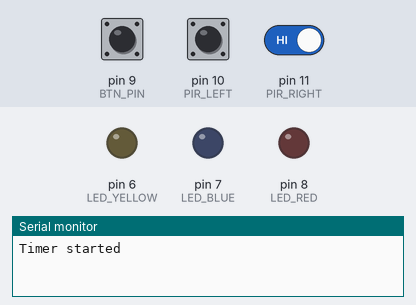
A sketch run on a simulated Arduino Uno, built for the host (arithmetic inside an expression is 32-bit, double 64-bit). Parts: output pins drawn as LEDs (lit = HIGH), the last lines printed to the serial monitor. Dashed ring = blinking. The inputs (shaded band) are chosen by the test bench; at power-on: pin 9 (BTN_PIN) HIGH, pin 10 (PIR_LEFT) HIGH, pin 11 (PIR_RIGHT) HIGH.

Above: at 1.2 s.
1.3 s: pin 9 (BTN_PIN) pulled LOW for 0.15 s
At 2.5 s:
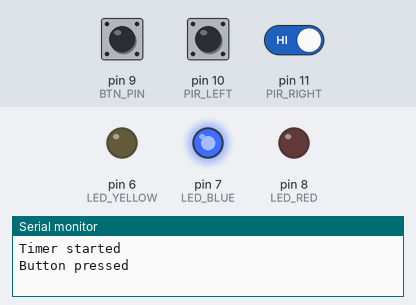
2.9 s: pin 9 (BTN_PIN) pulled LOW for 1 s
At 5.0 s:
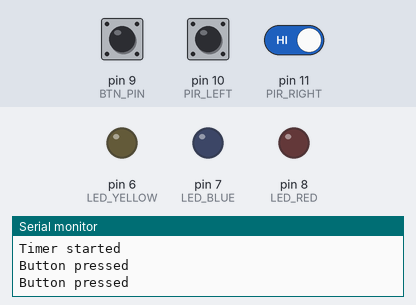
5.4 s: pin 9 (BTN_PIN) pulled LOW for 3.2 s
At 9.8 s:
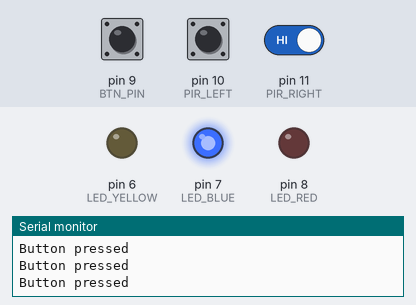
10.1 s: pin 10 (PIR_LEFT) pulsed LOW 5 times (0.12 s each, 0.3 s apart)
At 10.67 s:
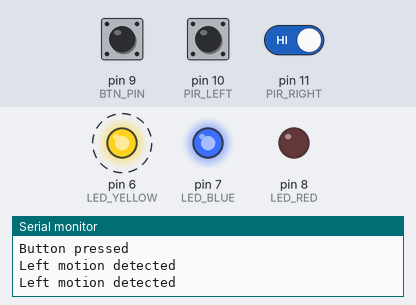
Timing chart, 0 to 13.1 s (numbered marks = the images above; inputs shaded):
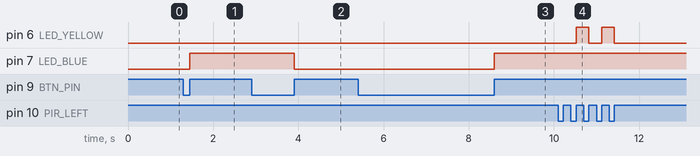

Measured:
- after the input at 1.3 s, pin 7 (LED_BLUE): LOW → HIGH after 0.15 s
- after the input at 2.9 s, pin 7 (LED_BLUE): HIGH → LOW after 1.0 s
- after the input at 5.4 s, pin 7 (LED_BLUE): LOW → HIGH after 3.2 s
- after the input at 10.1 s, pin 6 (LED_YELLOW): alternates HIGH for 0.30 s and LOW for 0.30 s, 4 changes in all, then stays LOW, starting after 0.42 s

The sketch:

Task4.3D.ino
```cpp
#define USING_TIMER_TC3 true   // Must be set before including library
#define BTN_PIN         9      // Button pin
#define PIR_LEFT        10     // PIR left sensor pin
#define PIR_RIGHT       11     // PIR right sensor pin

#define LED_RED         8      // Red LED
#define LED_BLUE        7      // Blue LED
#define LED_YELLOW      6      // Yellow LED

#include "SAMDTimerInterrupt.h"
#include "SAMD_ISR_Timer.h"

SAMDTimer ITimer(TIMER_TC3);
SAMD_ISR_Timer ISR_Timer;

bool ledState = false;

void blinkRedLED() {
  digitalWrite(LED_RED, !digitalRead(LED_RED));
  Serial.println("Red LED toggled");
}

void onLeftMotion() {
  ledState = !ledState;
  digitalWrite(LED_YELLOW, ledState);
  Serial.println("Left motion detected");
}

void onRightMotion() {
  Serial.println("Right motion detected!");
}

void onButtonPress() {
  ledState = !ledState;
  digitalWrite(LED_BLUE, ledState);
  Serial.println("Button pressed");
}

void setup() {
  Serial.begin(115200);
  while (!Serial && millis() < 5000);

  pinMode(LED_RED, OUTPUT);
  pinMode(LED_BLUE, OUTPUT);
  pinMode(LED_YELLOW, OUTPUT);

  pinMode(BTN_PIN, INPUT_PULLUP);
  pinMode(PIR_LEFT, INPUT);
  pinMode(PIR_RIGHT, INPUT);

  attachInterrupt(digitalPinToInterrupt(BTN_PIN), onButtonPress, RISING);
  attachInterrupt(digitalPinToInterrupt(PIR_LEFT), onLeftMotion, RISING);
  attachInterrupt(digitalPinToInterrupt(PIR_RIGHT), onRightMotion, RISING);

  if (ITimer.attachInterruptInterval_MS(10, []() { ISR_Timer.run(); })) {
    Serial.println("Timer started");
  } else {
    Serial.println("Timer failed to start");
  }

  ISR_Timer.setInterval(2000, blinkRedLED);
}

void loop() {
  // Nothing needed here, all handled by interrupts
}
```
